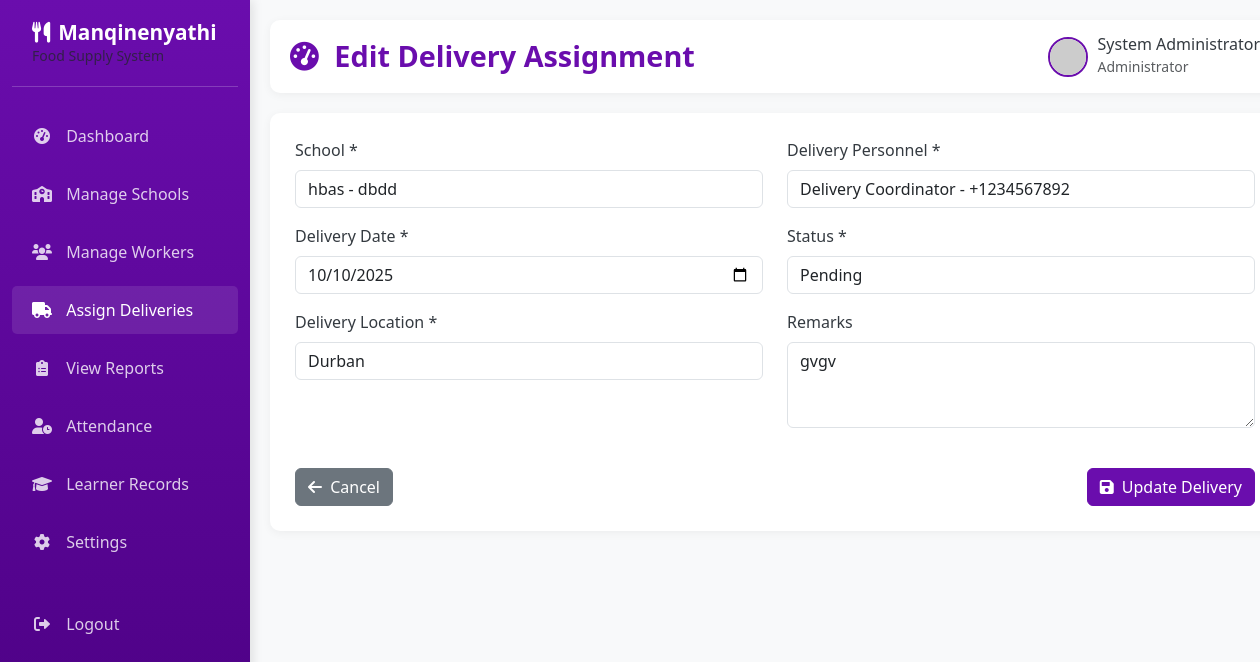
/admin/deliveries/edit/1 (signed in), run on an earlier commit of the app's database.
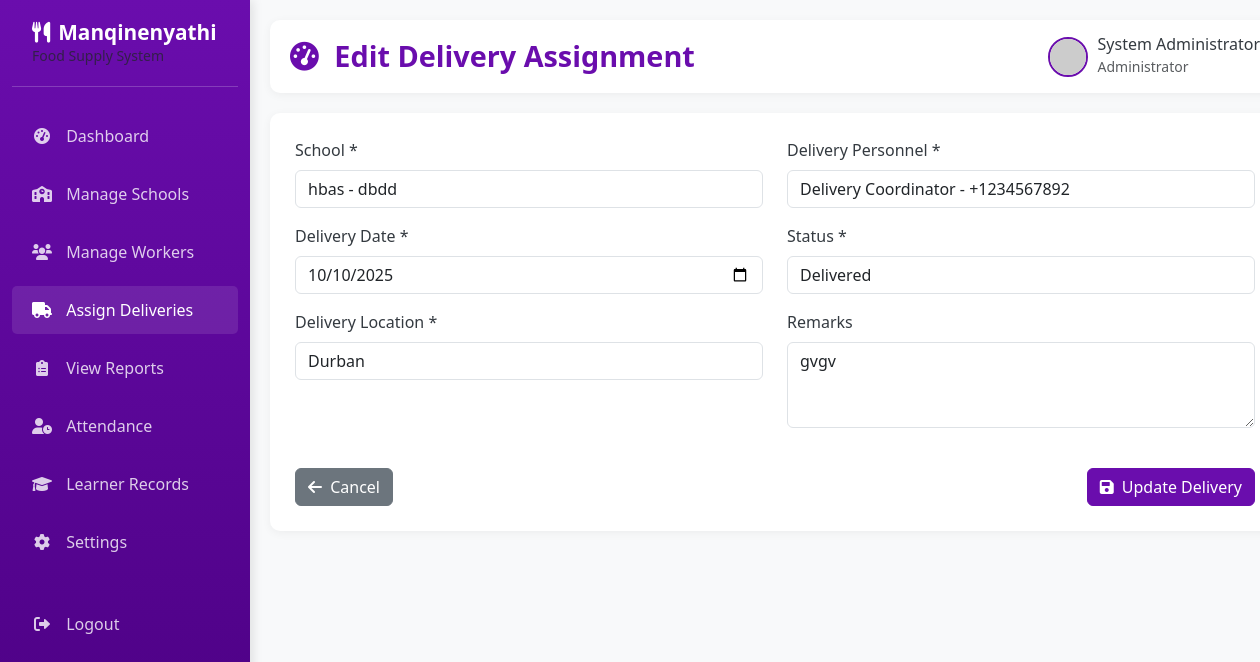
And on a later commit of the database.
### app.py (models this page shows, shortened)
class Delivery(db.Model):
    __tablename__ = 'deliveries'
    delivery_id = db.Column(db.Integer, primary_key=True)
    school_id = db.Column(db.Integer, db.ForeignKey('schools.school_id'), nullable=False)
    delivery_date = db.Column(db.Date, nullable=False)
    location = db.Column(db.String(150), nullable=False)
    delivery_guy_id = db.Column(db.Integer, db.ForeignKey('users.user_id'), nullable=False)
    status = db.Column(db.Enum('Pending', 'Delivered'), default='Pending')
    delivered_time = db.Column(db.DateTime)
    remarks = db.Column(db.Text)
    created_at = db.Column(db.DateTime, default=datetime.utcnow)

class School(db.Model):
    __tablename__ = 'schools'
    school_id = db.Column(db.Integer, primary_key=True)
    school_name = db.Column(db.String(150), nullable=False)
    location = db.Column(db.String(150), nullable=False)
    contact_person = db.Column(db.String(100), nullable=False)
    contact_number = db.Column(db.String(20), nullable=False)
    created_at = db.Column(db.DateTime, default=datetime.utcnow)
    deliveries = db.relationship('Delivery', backref='school')
    attendance = db.relationship('Attendance', backref='school')
    learners = db.relationship('Learner', backref='school')

class User(db.Model):
    __tablename__ = 'users'
    user_id = db.Column(db.Integer, primary_key=True)
    full_name = db.Column(db.String(100), nullable=False)
    email = db.Column(db.String(100), unique=True, nullable=False)
    password = db.Column(db.String(255), nullable=False)
    role = db.Column(db.Enum('admin', 'cooker', 'delivery'), nullable=False)
    phone = db.Column(db.String(20))
    created_at = db.Column(db.DateTime, default=datetime.utcnow)
    deliveries = db.relationship('Delivery', backref='delivery_guy', foreign_keys='Delivery.delivery_guy_id')
    attendance = db.relationship('Attendance', backref='cooker', foreign_keys='Attendance.cooker_id')
    learners = db.relationship('Learner', backref='cooker', foreign_keys='Learner.cooker_id')

### app.py (the view, shortened to what this page needs)
@app.route('/admin/deliveries/edit/<int:delivery_id>', methods=['GET', 'POST'])
def edit_delivery(delivery_id):
    if session.get('role') != 'admin':
        return redirect(url_for('home'))
    delivery = Delivery.query.get_or_404(delivery_id)
    schools = School.query.order_by(School.school_name).all()
    delivery_guys = User.query.filter_by(role='delivery').order_by(User.full_name).all()
    return render_template('edit_delivery.html', delivery=delivery, schools=schools, delivery_guys=delivery_guys)

### templates/edit_delivery.html (shortened to what this page needs)
{% extends "admin_base.html" %}
{% block page_title %}Edit Delivery Assignment{% endblock %}
{% block content %}
<div class="content-card">
    <form method="POST">
        <div class="row">
            <div class="col-md-6">
                <div class="mb-3">
                    <label for="school_id" class="form-label">School *</label>
                    <select class="form-control" id="school_id" name="school_id" required>
                        {% for school in schools %}
                        <option value="{{ school.school_id }}" {% if school.school_id == delivery.school_id %}selected{% endif %}>
                            {{ school.school_name }} - {{ school.location }}
                        </option>
                        {% endfor %}
                    </select>
                </div>
                <div class="mb-3">
                    <label for="delivery_date" class="form-label">Delivery Date *</label>
                    <input type="date" class="form-control" id="delivery_date" name="delivery_date"
                           value="{{ delivery.delivery_date.strftime('%Y-%m-%d') }}" required>
                </div>
                <div class="mb-3">
                    <label for="location" class="form-label">Delivery Location *</label>
                    <input type="text" class="form-control" id="location" name="location"
                           value="{{ delivery.location }}" required>
                </div>
            </div>
            <div class="col-md-6">
                <div class="mb-3">
                    <label for="delivery_guy_id" class="form-label">Delivery Personnel *</label>
                    <select class="form-control" id="delivery_guy_id" name="delivery_guy_id" required>
                        {% for delivery_guy in delivery_guys %}
                        <option value="{{ delivery_guy.user_id }}" {% if delivery_guy.user_id == delivery.delivery_guy_id %}selected{% endif %}>
                            {{ delivery_guy.full_name }} - {{ delivery_guy.phone }}
                        </option>
                        {% endfor %}
                    </select>
                </div>
                <div class="mb-3">
                    <label for="status" class="form-label">Status *</label>
                    <select class="form-control" id="status" name="status" required>
                        <option value="Pending" {% if delivery.status == 'Pending' %}selected{% endif %}>Pending</option>
                        <option value="Delivered" {% if delivery.status == 'Delivered' %}selected{% endif %}>Delivered</option>
                    </select>
                </div>
                <div class="mb-3">
                    <label for="remarks" class="form-label">Remarks</label>
                    <textarea class="form-control" id="remarks" name="remarks" rows="3">{{ delivery.remarks or '' }}</textarea>
                </div>
            </div>
        </div>
        <div class="d-flex justify-content-between mt-4">
            <a href="{{ url_for('manage_deliveries') }}" class="btn btn-secondary">
                <i class="fas fa-arrow-left me-1"></i> Cancel
            </a>
            <button type="submit" class="btn btn-primary">
                <i class="fas fa-save me-1"></i> Update Delivery
            </button>
        </div>
    </form>
</div>
{% endblock %}

What changed in the data, as far as the page shows it:
changed Delivery "Durban": status "Pending" → "Delivered"
